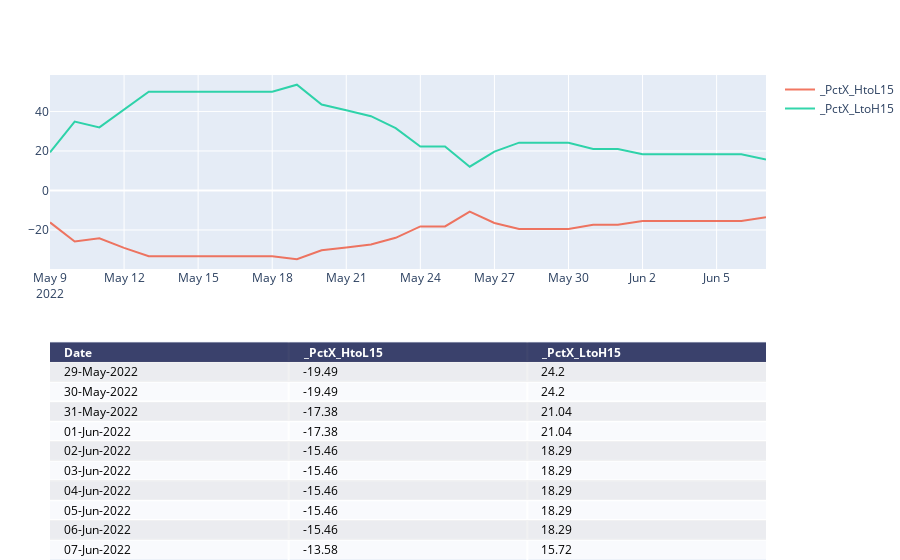

Notebook cell for this chart:
### Code cell
chartTitle2=f"{symbol}_PCT-HH-LL"
print(chartTitle1)
# colsToPlot=[  x for  x  in list_cols if x.startswith('_X') and ( x.startswith('_XMid')==False) ]
colsToPlot=[  x for  x  in list_cols if x.startswith('_PctX') ]
fig=manage_chart(df,colsToPlot,"",'')

pio.write_image(fig, f"{report_path}\\{chartTitle2}.png")
fig

### Figure 1 — Plotly figure (JSON) as saved in the notebook; plotly's stock layout.template omitted (floating-point values rounded to 4 significant figures)
{"data": [{"colorscale": [[0, "#00083e"], [0.5, "#ededee"], [1, "#ffffff"]], "hoverinfo": "none", "opacity": 0.75, "showscale": false, "type": "heatmap", "z": [[0, 0, 0], [0.5, 0.5, 0.5], [1, 1, 1], [0.5, 0.5, 0.5], [1, 1, 1], [0.5, 0.5, 0.5], [1, 1, 1], [0.5, 0.5, 0.5], [1, 1, 1], [0.5, 0.5, 0.5], [1, 1, 1]]}, {"name": "_PctX_HtoL15", "opacity": 0.8, "type": "scatter", "x": ["2022-05-09T00:00:00", "2022-05-10T00:00:00", "2022-05-11T00:00:00", "2022-05-12T00:00:00", "2022-05-13T00:00:00", "2022-05-14T00:00:00", "2022-05-15T00:00:00", "2022-05-16T00:00:00", "2022-05-17T00:00:00", "2022-05-18T00:00:00", "2022-05-19T00:00:00", "2022-05-20T00:00:00", "2022-05-21T00:00:00", "2022-05-22T00:00:00", "2022-05-23T00:00:00", "2022-05-24T00:00:00", "2022-05-25T00:00:00", "2022-05-26T00:00:00", "2022-05-27T00:00:00", "2022-05-28T00:00:00", "2022-05-29T00:00:00", "2022-05-30T00:00:00", "2022-05-31T00:00:00", "2022-06-01T00:00:00", "2022-06-02T00:00:00", "2022-06-03T00:00:00", "2022-06-04T00:00:00", "2022-06-05T00:00:00", "2022-06-06T00:00:00", "2022-06-07T00:00:00"], "xaxis": "x2", "y": [-16.19, -25.88, -24.22, -29.1, -33.34, -33.34, -33.34, -33.34, -33.34, -33.34, -34.87, -30.31, -28.88, -27.33, -23.99, -18.23, -18.23, -10.73, -16.46, -19.49, -19.49, -19.49, -17.38, -17.38, -15.46, -15.46, -15.46, -15.46, -15.46, -13.58], "yaxis": "y2"}, {"name": "_PctX_LtoH15", "opacity": 0.8, "type": "scatter", "x": ["2022-05-09T00:00:00", "2022-05-10T00:00:00", "2022-05-11T00:00:00", "2022-05-12T00:00:00", "2022-05-13T00:00:00", "2022-05-14T00:00:00", "2022-05-15T00:00:00", "2022-05-16T00:00:00", "2022-05-17T00:00:00", "2022-05-18T00:00:00", "2022-05-19T00:00:00", "2022-05-20T00:00:00", "2022-05-21T00:00:00", "2022-05-22T00:00:00", "2022-05-23T00:00:00", "2022-05-24T00:00:00", "2022-05-25T00:00:00", "2022-05-26T00:00:00", "2022-05-27T00:00:00", "2022-05-28T00:00:00", "2022-05-29T00:00:00", "2022-05-30T00:00:00", "2022-05-31T00:00:00", "2022-06-01T00:00:00", "2022-06-02T00:00:00", "2022-06-03T00:00:00", "2022-06-04T00:00:00", "2022-06-05T00:00:00", "2022-06-06T00:00:00", "2022-06-07T00:00:00"], "xaxis": "x2", "y": [19.32, 34.91, 31.95, 41.04, 50.02, 50.02, 50.02, 50.02, 50.02, 50.02, 53.55, 43.49, 40.61, 37.61, 31.57, 22.29, 22.29, 12.02, 19.7, 24.2, 24.2, 24.2, 21.04, 21.04, 18.29, 18.29, 18.29, 18.29, 18.29, 15.72], "yaxis": "y2"}], "layout": {"annotations": [{"align": "left", "font": {"color": "#ffffff"}, "showarrow": false, "text": "<b>Date</b>", "x": -0.45, "xanchor": "left", "xref": "x", "y": 0, "yref": "y"}, {"align": "left", "font": {"color": "#ffffff"}, "showarrow": false, "text": "<b>_PctX_HtoL15</b>", "x": 0.55, "xanchor": "left", "xref": "x", "y": 0, "yref": "y"}, {"align": "left", "font": {"color": "#ffffff"}, "showarrow": false, "text": "<b>_PctX_LtoH15</b>", "x": 1.55, "xanchor": "left", "xref": "x", "y": 0, "yref": "y"}, {"align": "left", "font": {"color": "#000000"}, "showarrow": false, "text": "29-May-2022", "x": -0.45, "xanchor": "left", "xref": "x", "y": 1, "yref": "y"}, {"align": "left", "font": {"color": "#000000"}, "showarrow": false, "text": "-19.49", "x": 0.55, "xanchor": "left", "xref": "x", "y": 1, "yref": "y"}, {"align": "left", "font": {"color": "#000000"}, "showarrow": false, "text": "24.2", "x": 1.55, "xanchor": "left", "xref": "x", "y": 1, "yref": "y"}, {"align": "left", "font": {"color": "#000000"}, "showarrow": false, "text": "30-May-2022", "x": -0.45, "xanchor": "left", "xref": "x", "y": 2, "yref": "y"}, {"align": "left", "font": {"color": "#000000"}, "showarrow": false, "text": "-19.49", "x": 0.55, "xanchor": "left", "xref": "x", "y": 2, "yref": "y"}, {"align": "left", "font": {"color": "#000000"}, "showarrow": false, "text": "24.2", "x": 1.55, "xanchor": "left", "xref": "x", "y": 2, "yref": "y"}, {"align": "left", "font": {"color": "#000000"}, "showarrow": false, "text": "31-May-2022", "x": -0.45, "xanchor": "left", "xref": "x", "y": 3, "yref": "y"}, {"align": "left", "font": {"color": "#000000"}, "showarrow": false, "text": "-17.38", "x": 0.55, "xanchor": "left", "xref": "x", "y": 3, "yref": "y"}, {"align": "left", "font": {"color": "#000000"}, "showarrow": false, "text": "21.04", "x": 1.55, "xanchor": "left", "xref": "x", "y": 3, "yref": "y"}, {"align": "left", "font": {"color": "#000000"}, "showarrow": false, "text": "01-Jun-2022", "x": -0.45, "xanchor": "left", "xref": "x", "y": 4, "yref": "y"}, {"align": "left", "font": {"color": "#000000"}, "showarrow": false, "text": "-17.38", "x": 0.55, "xanchor": "left", "xref": "x", "y": 4, "yref": "y"}, {"align": "left", "font": {"color": "#000000"}, "showarrow": false, "text": "21.04", "x": 1.55, "xanchor": "left", "xref": "x", "y": 4, "yref": "y"}, {"align": "left", "font": {"color": "#000000"}, "showarrow": false, "text": "02-Jun-2022", "x": -0.45, "xanchor": "left", "xref": "x", "y": 5, "yref": "y"}, {"align": "left", "font": {"color": "#000000"}, "showarrow": false, "text": "-15.46", "x": 0.55, "xanchor": "left", "xref": "x", "y": 5, "yref": "y"}, {"align": "left", "font": {"color": "#000000"}, "showarrow": false, "text": "18.29", "x": 1.55, "xanchor": "left", "xref": "x", "y": 5, "yref": "y"}, {"align": "left", "font": {"color": "#000000"}, "showarrow": false, "text": "03-Jun-2022", "x": -0.45, "xanchor": "left", "xref": "x", "y": 6, "yref": "y"}, {"align": "left", "font": {"color": "#000000"}, "showarrow": false, "text": "-15.46", "x": 0.55, "xanchor": "left", "xref": "x", "y": 6, "yref": "y"}, {"align": "left", "font": {"color": "#000000"}, "showarrow": false, "text": "18.29", "x": 1.55, "xanchor": "left", "xref": "x", "y": 6, "yref": "y"}, {"align": "left", "font": {"color": "#000000"}, "showarrow": false, "text": "04-Jun-2022", "x": -0.45, "xanchor": "left", "xref": "x", "y": 7, "yref": "y"}, {"align": "left", "font": {"color": "#000000"}, "showarrow": false, "text": "-15.46", "x": 0.55, "xanchor": "left", "xref": "x", "y": 7, "yref": "y"}, {"align": "left", "font": {"color": "#000000"}, "showarrow": false, "text": "18.29", "x": 1.55, "xanchor": "left", "xref": "x", "y": 7, "yref": "y"}, {"align": "left", "font": {"color": "#000000"}, "showarrow": false, "text": "05-Jun-2022", "x": -0.45, "xanchor": "left", "xref": "x", "y": 8, "yref": "y"}, {"align": "left", "font": {"color": "#000000"}, "showarrow": false, "text": "-15.46", "x": 0.55, "xanchor": "left", "xref": "x", "y": 8, "yref": "y"}, {"align": "left", "font": {"color": "#000000"}, "showarrow": false, "text": "18.29", "x": 1.55, "xanchor": "left", "xref": "x", "y": 8, "yref": "y"}, {"align": "left", "font": {"color": "#000000"}, "showarrow": false, "text": "06-Jun-2022", "x": -0.45, "xanchor": "left", "xref": "x", "y": 9, "yref": "y"}, {"align": "left", "font": {"color": "#000000"}, "showarrow": false, "text": "-15.46", "x": 0.55, "xanchor": "left", "xref": "x", "y": 9, "yref": "y"}, {"align": "left", "font": {"color": "#000000"}, "showarrow": false, "text": "18.29", "x": 1.55, "xanchor": "left", "xref": "x", "y": 9, "yref": "y"}, {"align": "left", "font": {"color": "#000000"}, "showarrow": false, "text": "07-Jun-2022", "x": -0.45, "xanchor": "left", "xref": "x", "y": 10, "yref": "y"}, {"align": "left", "font": {"color": "#000000"}, "showarrow": false, "text": "-13.58", "x": 0.55, "xanchor": "left", "xref": "x", "y": 10, "yref": "y"}, {"align": "left", "font": {"color": "#000000"}, "showarrow": false, "text": "15.72", "x": 1.55, "xanchor": "left", "xref": "x", "y": 10, "yref": "y"}], "autosize": true, "margin": {"b": 0, "l": 50, "r": 0, "t": 75}, "title": {"text": ""}, "xaxis": {"autorange": true, "dtick": 1, "gridwidth": 2, "range": [-0.5, 2.5], "showticklabels": false, "tick0": -0.5, "ticks": "", "zeroline": false}, "xaxis2": {"anchor": "y2", "autorange": true, "range": ["2022-05-09", "2022-06-07"], "type": "date"}, "yaxis": {"autorange": true, "domain": [0, 0.45], "dtick": 1, "gridwidth": 2, "range": [10.5, -0.5], "showticklabels": false, "tick0": 0.5, "ticks": "", "zeroline": false}, "yaxis2": {"anchor": "x2", "autorange": true, "domain": [0.6, 1], "range": [-39.78, 58.46], "title": {"text": ""}, "type": "linear"}}}
